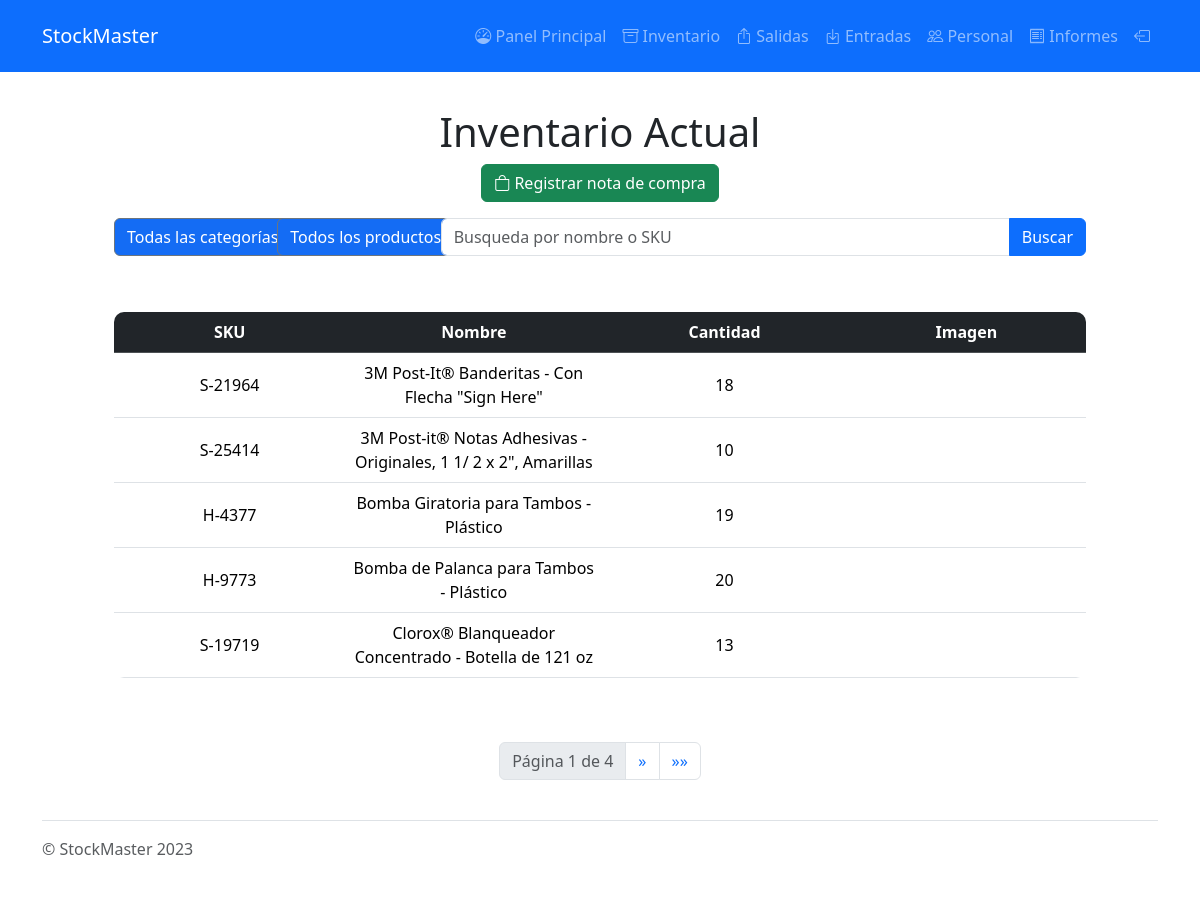
The app's page /inventario/ (signed in), older data.
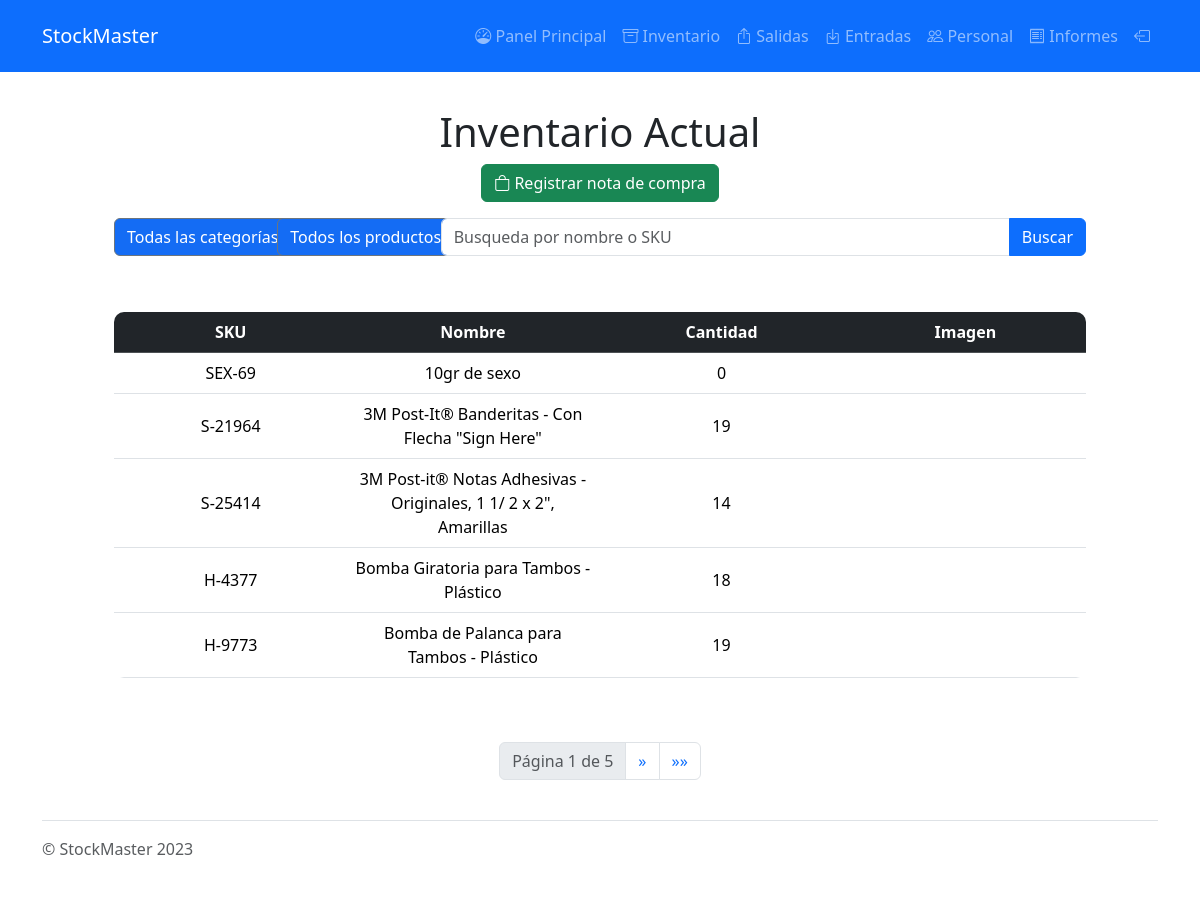
The same page, newer data.
### Product/models.py (models this page shows, shortened)
class Product(models.Model):
    name = models.CharField(max_length=255)
    """
    str: The name of the product.
    """
    SKU = models.CharField(max_length=255, unique=True)
    """
    str: The stock keeping unit of the product.
    """
    price = models.FloatField(default=0.0)
    """
    float: The price of the product.
    """
    quantity = models.PositiveIntegerField(default=0)
    """
    int: The current stock quantity of the product.
    """
    image = models.ImageField(upload_to='uploads/%Y/%m/%d/', blank=True)
    """
    str: The image associated with the product.
    """
    threshold = models.PositiveIntegerField(default=0)
    """
    int: The threshold indicating low stock.
    """
    category = models.CharField(max_length=255, choices=[
        ('ELE', 'Eléctrico'),
        ('PLU', 'Plomería'),
        ('OFF', 'Oficina'),
        ('CLE', 'Limpieza')
    ])
    """
    str: The category of the product.
    """
    isExternal = models.BooleanField(default=False)
    """
    bool: Indicates if the product is acquired from outside the institution.
    """
    history = HistoricalRecords()
    """
    :meta private:
    HistoricalRecords: Used to manage historical modifications of the product.
    """

### Inventory/views.py (the view)
# urls.py: path('inventario/', include("Inventory.urls"), name="inventory"),
@login_required(login_url='login')
def Inventory(request):
    allProducts = Product.objects.all().order_by('name')
    searchQuery = ''
    searchCondition = Q()
    searchQuery = request.GET.get('search', '')
    if searchQuery:
        searchCondition = searchCondition & Q(name__icontains=searchQuery) | Q(SKU__icontains=searchQuery)
    filteredProducts = allProducts.filter(searchCondition)
    paginator = Paginator(filteredProducts, 5)
    page = request.GET.get('page', 1)
    products = paginator.get_page(page)
    return render(request, 'inventory.html', {'products': products, 'searchQuery': searchQuery})

### templates/inventory.html (shortened to what the changed rows need)
{% extends 'base.html' %}
{% block content %}
    <html lang="en">
    <head>
        <link href="https://cdn.jsdelivr.net/npm/bootstrap@5.3.2/dist/css/bootstrap.min.css" rel="stylesheet"
>
        <link rel="stylesheet" href="https://cdn.jsdelivr.net/npm/bootstrap-icons@1.3.0/font/bootstrap-icons.css">
    </head>
    <body>
    <div class="container">
        <section class="p-5">
            <div class="container text-center">
                <div class="row text-center g-4">
                    <div class="col-md">
                        <h1>Inventario Actual</h1>
                        <div class="container mt-4">
                            <div class="table-responsive">
                                {% if products %}
                                    <table class="table mt-3 table-hover tableRoundedm align-middle">
                                        <thead class="table-dark">
                                        <tr>
                                            <th>SKU</th>
                                            <th>Nombre</th>
                                            <th>Cantidad</th>
                                            <th>Imagen</th>
                                        </tr>
                                        </thead>
                                        <tbody id="inventory-table">
                                        {% for product in products %}
                                            <tr class="table-row clickableRow"
                                                data-href="{% url 'productDetails' product.id %}">
                                                <td>{{ product.SKU }}</td>
                                                <td>{{ product.name }}</td>
                                                <td>{{ product.quantity }}</td>
                                                {% if product.image %}
                                                    <td><img src="{{ product.image.url }}" alt="" width="200"></td>
                                                {% else %}
                                                    <td>
                                                        <div class="img-placeholder">No hay imagen disponible</div>
                                                    </td>
                                                {% endif %}
                                            </tr>
                                        {% endfor %}
                                        </tbody>
                                    </table>
                                {% endif %}
                            </div>
                        </div>
                    </div>
                </div>
            </div>
        </section>
        <div class="text-center">
            <div class="d-flex justify-content-center">
                <ul class="pagination">
                    <li class="page-item disabled">
                        <span class="page-link">Página {{ products.number }} de {{ products.paginator.num_pages }}</span>
                    </li>
                </ul>
            </div>
        </div>
    </div>
    </body>
{% endblock content %}

Row changes from the older to the newer data that the page shows:
no longer on this page (row edited): Product: SKU "S-19719", name "Clorox® Blanqueador Concentrado - Botella de 121 oz", quantity "13"
added Product: SKU "SEX-69", name "10gr de sexo", quantity "0"
changed Product "3M Post-It® Banderitas - Con Flecha \"Sign Here\"": quantity "18" → "19"
changed Product "3M Post-it® Notas Adhesivas - Originales, 1 1/ 2 x 2\", Amarillas": quantity "10" → "14"
changed Product "Bomba Giratoria para Tambos - Plástico": quantity "19" → "18"
changed Product "Bomba de Palanca para Tambos - Plástico": quantity "20" → "19"
Text that changed along with them:
{{ products.paginator.num_pages }}: "4" → "5"
